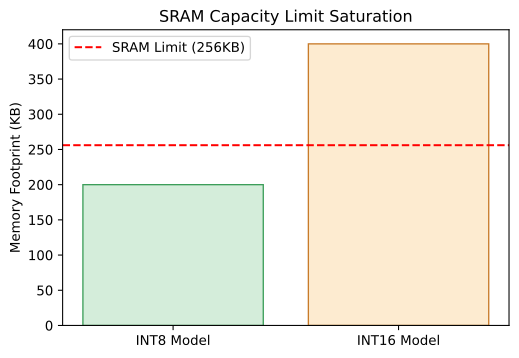

Generate this figure with Python:
import os
import matplotlib.pyplot as plt
fig, ax = plt.subplots(figsize=(6,4))
ax.bar(['INT8 Model', 'INT16 Model'], [200, 400], color=['#d4edda', '#fdebd0'], edgecolor=['#3d9e5a', '#c87b2a'])
ax.axhline(256, color='red', linestyle='--', label='SRAM Limit (256KB)')
ax.set_ylabel('Memory Footprint (KB)')
ax.set_title('SRAM Capacity Limit Saturation')
ax.legend()
plt.savefig(os.environ['VISUAL_OUT_PATH'], format='svg', bbox_inches='tight')
